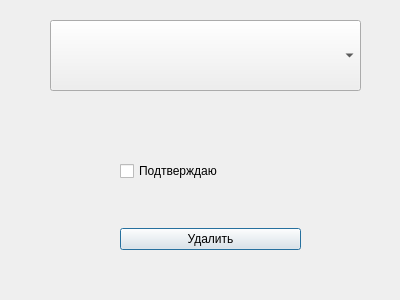
<?xml version="1.0" encoding="UTF-8"?>
<ui version="4.0">
 <class>Dialog</class>
 <widget class="QDialog" name="Dialog">
  <property name="geometry">
   <rect>
    <x>0</x>
    <y>0</y>
    <width>400</width>
    <height>300</height>
   </rect>
  </property>
  <property name="windowTitle">
   <string>Dialog</string>
  </property>
  <widget class="QWidget" name="verticalLayoutWidget">
   <property name="geometry">
    <rect>
     <x>120</x>
     <y>120</y>
     <width>181</width>
     <height>171</height>
    </rect>
   </property>
   <layout class="QVBoxLayout" name="verticalLayout">
    <item>
     <widget class="QCheckBox" name="checkBox">
      <property name="text">
       <string>Подтверждаю</string>
      </property>
     </widget>
    </item>
    <item>
     <widget class="QPushButton" name="pushButton">
      <property name="text">
       <string>Удалить</string>
      </property>
     </widget>
    </item>
   </layout>
  </widget>
  <widget class="QComboBox" name="comboBox">
   <property name="geometry">
    <rect>
     <x>50</x>
     <y>20</y>
     <width>311</width>
     <height>71</height>
    </rect>
   </property>
  </widget>
 </widget>
 <resources/>
 <connections/>
</ui>
